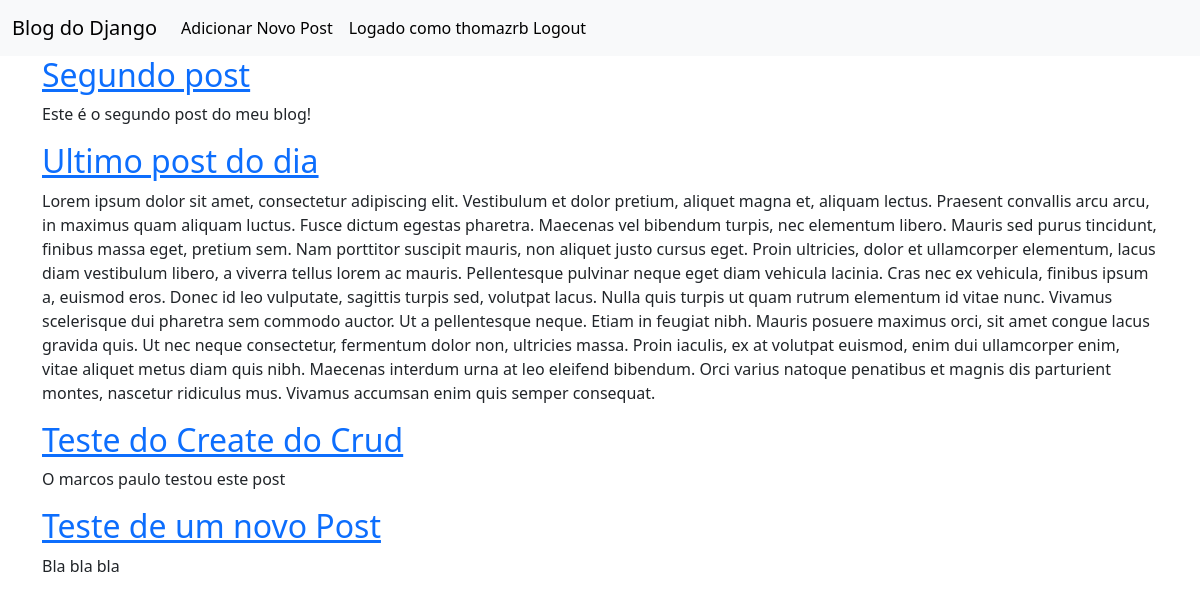
The app's page / (signed in) with its own data.
### blog/models.py (models this page shows, shortened)
class Post(models.Model):
    title = models.CharField(max_length=150)
    date = models.DateTimeField(auto_now=True)
    author = models.ForeignKey(
        settings.AUTH_USER_MODEL,
        on_delete=models.CASCADE,
    )
    content = models.TextField()

### blog/views.py (the view)
# urls.py: path('', BlogListView.as_view(), name='home'),
class BlogListView(ListView):
    model = Post
    template_name = 'homepage.html'

### templates/homepage.html
{% extends "base.html" %}
{% block content %}
    {% for post in post_list %}
    <h2><a href="{% url 'post_detail' post.pk %}">{{post.title}}</a></h2>
    <p>{{post.content}}</p>
    {% endfor %}
{% endblock content %}

### templates/base.html (shortened to what this page needs)
<!doctype html>
<html lang="pt-br">
    <head>
        <link href="https://cdn.jsdelivr.net/npm/bootstrap@5.3.3/dist/css/bootstrap.min.css" rel="stylesheet">
    </head>
    <body>
        <nav class="navbar navbar-expand-lg bg-body-tertiary">
            <div class="container-fluid">
              <a class="navbar-brand" href="{% url 'home' %}">Blog do Django</a>
              <div class="collapse navbar-collapse" id="navbarNav">
                {% if user.is_authenticated %}
                <ul class="navbar-nav">
                  <li class="nav-item">
                    <a class="nav-link active" aria-current="page" href="{% url 'post_new' %}">Adicionar Novo Post</a>
                  </li>
                </ul>
                <ul class="navbar-nav">
                  <li class="nav-item">
                    <a class="nav-link active" aria-current="page" href="{% url 'logout' %}">Logado como {{ user.username }} Logout</a>
                  </li>
                </ul>
                {% else %}
                <ul class="navbar-nav">
                  <li class="nav-item">
                    <a class="nav-link active" aria-current="page" href="{% url 'login' %}">Login</a>
                  </li>
                </ul>
                {% endif %}
              </div>
            </div>
          </nav>
        <div class="container">
            {% block content %}
            {% endblock content %}
        </div>
    </body>
</html>

### records on screen
Post: title "Segundo post", content "Este é o segundo post do meu blog!"
Post: title "Ultimo post do dia", content "Lorem ipsum dolor sit amet, consectetur adipiscing elit. Vestibulum et dolor pretium, aliquet magna et, aliquam lectus. Praesent convallis arcu arcu, in maximus quam aliquam luctus. Fusce dictum egestas pharetra. Maecenas vel bibendum turpis, nec elementum libero. Mauris sed purus tincidunt, finibus massa eget, pretium sem. Nam porttitor suscipit mauris, non aliquet justo cursus eget. Proin ultricies, dolor et ullamcorper elementum, lacus diam vestibulum libero, a viverra tellus lorem ac mauris. Pellentesque pulvinar neque eget diam vehicula lacinia. Cras nec ex vehicula, finibus ipsum a, euismod eros. Donec id leo vulputate, sagittis turpis sed, volutpat lacus. Nulla quis turpis ut quam…"
Post: title "Teste do Create do Crud", content "O marcos paulo testou este post"
Post: title "Teste de um novo Post", content "Bla bla bla"

### other values on screen
{{ user.username }} "thomazrb"
